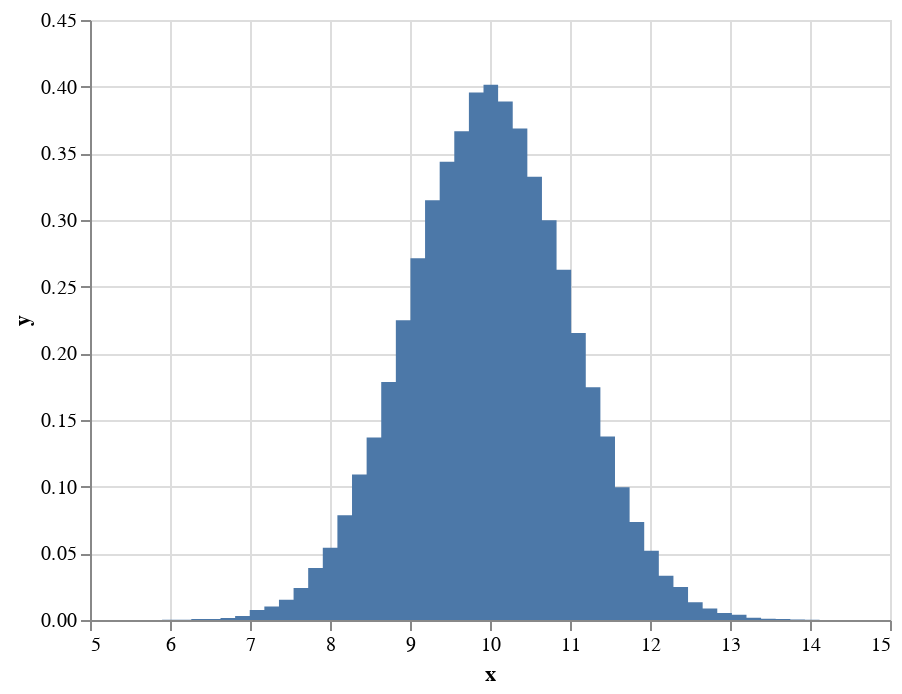

The code cell stored with this chart in its notebook:
### Code cell
mu=10
sigma=1
x=np.random.normal(mu,sigma,size=100000)

hist,bin_edges=np.histogram(x,density=True,bins=50)
bin_centers=np.diff(bin_edges)/2+bin_edges[:-1]

df=pd.DataFrame(data={'x':bin_centers,'y':hist})

alt.Chart(df
         ).mark_area(interpolate='step'
        ).encode(
x='x:Q',
y='y:Q')

### Figure 1 — Vega-Lite specification as saved in the notebook (floating-point values rounded to 4 significant figures)
{"$schema": "https://vega.github.io/schema/vega-lite/v2.4.3.json", "config": {"view": {"height": 300, "width": 400}}, "data": {"values": [{"x": 5.262, "y": 5.476e-05}, {"x": 5.445, "y": 0}, {"x": 5.627, "y": 0}, {"x": 5.81, "y": 5.476e-05}, {"x": 5.992, "y": 0.0001095}, {"x": 6.175, "y": 0.0001643}, {"x": 6.358, "y": 0.0006571}, {"x": 6.54, "y": 0.0006571}, {"x": 6.723, "y": 0.001533}, {"x": 6.906, "y": 0.003012}, {"x": 7.088, "y": 0.007502}, {"x": 7.271, "y": 0.01018}, {"x": 7.453, "y": 0.01528}, {"x": 7.636, "y": 0.02404}, {"x": 7.819, "y": 0.03899}, {"x": 8.001, "y": 0.0541}, {"x": 8.184, "y": 0.07858}, {"x": 8.367, "y": 0.1092}, {"x": 8.549, "y": 0.1369}, {"x": 8.732, "y": 0.1785}, {"x": 8.914, "y": 0.2248}, {"x": 9.097, "y": 0.2713}, {"x": 9.28, "y": 0.3149}, {"x": 9.462, "y": 0.3437}, {"x": 9.645, "y": 0.3665}, {"x": 9.828, "y": 0.3956}, {"x": 10.01, "y": 0.4014}, {"x": 10.19, "y": 0.3888}, {"x": 10.38, "y": 0.3686}, {"x": 10.56, "y": 0.3325}, {"x": 10.74, "y": 0.2999}, {"x": 10.92, "y": 0.2627}, {"x": 11.11, "y": 0.2153}, {"x": 11.29, "y": 0.1746}, {"x": 11.47, "y": 0.1376}, {"x": 11.65, "y": 0.09955}, {"x": 11.84, "y": 0.07354}, {"x": 12.02, "y": 0.05202}, {"x": 12.2, "y": 0.03313}, {"x": 12.38, "y": 0.02475}, {"x": 12.57, "y": 0.01336}, {"x": 12.75, "y": 0.008706}, {"x": 12.93, "y": 0.005311}, {"x": 13.11, "y": 0.003942}, {"x": 13.3, "y": 0.001697}, {"x": 13.48, "y": 0.0008761}, {"x": 13.66, "y": 0.0007666}, {"x": 13.85, "y": 0.0003285}, {"x": 14.03, "y": 0.0001095}, {"x": 14.21, "y": 5.476e-05}]}, "encoding": {"x": {"field": "x", "type": "quantitative"}, "y": {"field": "y", "type": "quantitative"}}, "mark": {"interpolate": "step", "type": "area"}}
